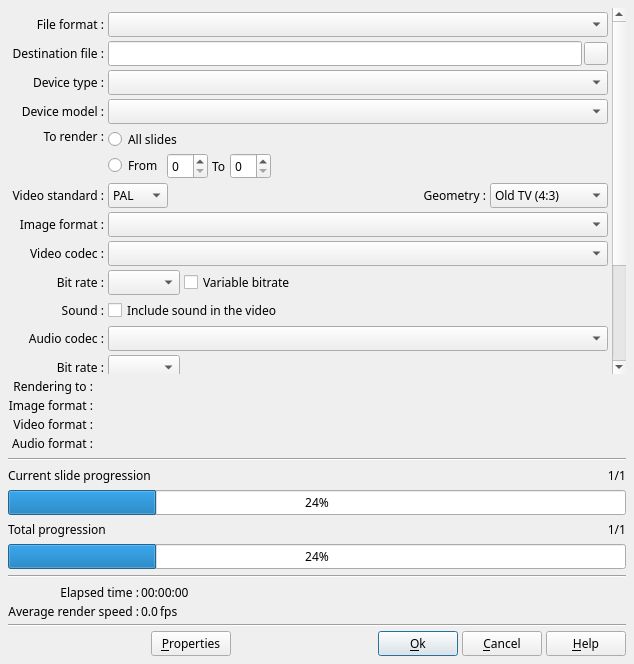
<?xml version="1.0" encoding="UTF-8"?>
<ui version="4.0">
 <class>DlgRenderVideo</class>
 <widget class="QDialog" name="DlgRenderVideo">
  <property name="geometry">
   <rect>
    <x>0</x>
    <y>0</y>
    <width>634</width>
    <height>664</height>
   </rect>
  </property>
  <property name="minimumSize">
   <size>
    <width>500</width>
    <height>350</height>
   </size>
  </property>
  <property name="font">
   <font>
    <family>Sans Serif</family>
    <pointsize>9</pointsize>
   </font>
  </property>
  <property name="windowTitle">
   <string>Render video</string>
  </property>
  <layout class="QVBoxLayout" name="verticalLayout">
   <property name="spacing">
    <number>4</number>
   </property>
   <property name="leftMargin">
    <number>8</number>
   </property>
   <property name="topMargin">
    <number>8</number>
   </property>
   <property name="rightMargin">
    <number>8</number>
   </property>
   <property name="bottomMargin">
    <number>8</number>
   </property>
   <item>
    <widget class="QScrollArea" name="SelectDestScroll">
     <property name="frameShape">
      <enum>QFrame::NoFrame</enum>
     </property>
     <property name="widgetResizable">
      <bool>true</bool>
     </property>
     <widget class="QWidget" name="SelectDestWidget">
      <property name="geometry">
       <rect>
        <x>0</x>
        <y>0</y>
        <width>600</width>
        <height>472</height>
       </rect>
      </property>
      <property name="sizePolicy">
       <sizepolicy hsizetype="Expanding" vsizetype="Expanding">
        <horstretch>0</horstretch>
        <verstretch>0</verstretch>
       </sizepolicy>
      </property>
      <layout class="QGridLayout" name="gridLayout_2">
       <property name="leftMargin">
        <number>4</number>
       </property>
       <property name="topMargin">
        <number>4</number>
       </property>
       <property name="rightMargin">
        <number>4</number>
       </property>
       <property name="bottomMargin">
        <number>4</number>
       </property>
       <property name="spacing">
        <number>4</number>
       </property>
       <item row="10" column="0">
        <widget class="QLabel" name="ImageSizeLabel">
         <property name="text">
          <string>Image format :</string>
         </property>
         <property name="alignment">
          <set>Qt::AlignRight|Qt::AlignTrailing|Qt::AlignVCenter</set>
         </property>
        </widget>
       </item>
       <item row="12" column="1">
        <layout class="QHBoxLayout" name="horizontalLayout_8">
         <property name="spacing">
          <number>4</number>
         </property>
         <item>
          <widget class="QComboBox" name="VideoBitRateCB">
           <property name="toolTip">
            <string>Select the video compression ratio from the displayed list.</string>
           </property>
           <property name="sizeAdjustPolicy">
            <enum>QComboBox::AdjustToContents</enum>
           </property>
          </widget>
         </item>
         <item>
          <widget class="QCheckBox" name="VBRCB">
           <property name="toolTip">
            <string>If this box is checked, the bitrate is variable (between -50% to +125%)

Notes:
- If the project contains mostly pictures, this option can significantly reduce the size of the video file (up to 80%)
- By cons, if the project contains mostly videos this option will increase the size of the video file

By default, this box is checked if duration of videos are less than half of the total duration</string>
           </property>
           <property name="text">
            <string>Variable bitrate</string>
           </property>
          </widget>
         </item>
         <item>
          <spacer name="horizontalSpacer_4">
           <property name="orientation">
            <enum>Qt::Horizontal</enum>
           </property>
           <property name="sizeHint" stdset="0">
            <size>
             <width>40</width>
             <height>20</height>
            </size>
           </property>
          </spacer>
         </item>
        </layout>
       </item>
       <item row="4" column="0">
        <widget class="QLabel" name="label">
         <property name="text">
          <string>Destination file :</string>
         </property>
         <property name="alignment">
          <set>Qt::AlignRight|Qt::AlignTrailing|Qt::AlignVCenter</set>
         </property>
        </widget>
       </item>
       <item row="6" column="0">
        <widget class="QLabel" name="DeviceModelLabel">
         <property name="text">
          <string>Device model :</string>
         </property>
         <property name="alignment">
          <set>Qt::AlignRight|Qt::AlignTrailing|Qt::AlignVCenter</set>
         </property>
        </widget>
       </item>
       <item row="7" column="0">
        <widget class="QLabel" name="label_2">
         <property name="text">
          <string>To render :</string>
         </property>
         <property name="alignment">
          <set>Qt::AlignRight|Qt::AlignTop|Qt::AlignTrailing</set>
         </property>
        </widget>
       </item>
       <item row="11" column="0">
        <widget class="QLabel" name="VideoFormatLabel">
         <property name="text">
          <string>Video codec :</string>
         </property>
         <property name="alignment">
          <set>Qt::AlignRight|Qt::AlignTrailing|Qt::AlignVCenter</set>
         </property>
        </widget>
       </item>
       <item row="10" column="1">
        <widget class="QComboBox" name="ImageSizeCombo">
         <property name="toolTip">
          <string>Select the image format to be used to render the video from the displayed list.</string>
         </property>
         <property name="currentIndex">
          <number>-1</number>
         </property>
        </widget>
       </item>
       <item row="15" column="1">
        <layout class="QHBoxLayout" name="horizontalLayout_7">
         <property name="spacing">
          <number>2</number>
         </property>
         <item>
          <widget class="QComboBox" name="AudioBitRateCB">
           <property name="sizePolicy">
            <sizepolicy hsizetype="Minimum" vsizetype="Fixed">
             <horstretch>0</horstretch>
             <verstretch>0</verstretch>
            </sizepolicy>
           </property>
           <property name="toolTip">
            <string>Select the audio compression ratio from the displayed list.</string>
           </property>
           <property name="sizeAdjustPolicy">
            <enum>QComboBox::AdjustToContents</enum>
           </property>
          </widget>
         </item>
         <item>
          <spacer name="horizontalSpacer_3">
           <property name="orientation">
            <enum>Qt::Horizontal</enum>
           </property>
           <property name="sizeHint" stdset="0">
            <size>
             <width>40</width>
             <height>0</height>
            </size>
           </property>
          </spacer>
         </item>
        </layout>
       </item>
       <item row="11" column="1">
        <widget class="QComboBox" name="VideoFormatCB">
         <property name="sizePolicy">
          <sizepolicy hsizetype="Expanding" vsizetype="Fixed">
           <horstretch>0</horstretch>
           <verstretch>0</verstretch>
          </sizepolicy>
         </property>
         <property name="minimumSize">
          <size>
           <width>150</width>
           <height>0</height>
          </size>
         </property>
         <property name="toolTip">
          <string>Select the video codec to be used to render the video from the displayed list.</string>
         </property>
        </widget>
       </item>
       <item row="13" column="1">
        <widget class="QCheckBox" name="IncludeSoundCB">
         <property name="toolTip">
          <string>If this box is checked then the sound track will be included in the video.</string>
         </property>
         <property name="text">
          <string>Include sound in the video</string>
         </property>
        </widget>
       </item>
       <item row="4" column="1">
        <layout class="QHBoxLayout" name="horizontalLayout">
         <property name="spacing">
          <number>2</number>
         </property>
         <property name="leftMargin">
          <number>0</number>
         </property>
         <property name="topMargin">
          <number>0</number>
         </property>
         <property name="rightMargin">
          <number>0</number>
         </property>
         <property name="bottomMargin">
          <number>0</number>
         </property>
         <item>
          <widget class="QLineEdit" name="DestinationFilePath">
           <property name="toolTip">
            <string>Destination file path</string>
           </property>
          </widget>
         </item>
         <item>
          <widget class="QToolButton" name="DestinationFilePathBT">
           <property name="toolTip">
            <string>Click on this button to select graphically a file and a directory.</string>
           </property>
           <property name="text">
            <string notr="true"/>
           </property>
           <property name="icon">
            <iconset resource="../RSCffDiaporama.qrc">
             <normaloff>:/img/FolderOpen.png</normaloff>:/img/FolderOpen.png</iconset>
           </property>
          </widget>
         </item>
        </layout>
       </item>
       <item row="17" column="0">
        <widget class="QLabel" name="AudioLanguageLabel1">
         <property name="text">
          <string>Language :</string>
         </property>
         <property name="alignment">
          <set>Qt::AlignRight|Qt::AlignTrailing|Qt::AlignVCenter</set>
         </property>
        </widget>
       </item>
       <item row="14" column="1">
        <widget class="QComboBox" name="AudioFormatCB">
         <property name="sizePolicy">
          <sizepolicy hsizetype="Expanding" vsizetype="Fixed">
           <horstretch>0</horstretch>
           <verstretch>0</verstretch>
          </sizepolicy>
         </property>
         <property name="minimumSize">
          <size>
           <width>150</width>
           <height>0</height>
          </size>
         </property>
         <property name="toolTip">
          <string>Select the audio codec to be used to render the video from the displayed list.</string>
         </property>
        </widget>
       </item>
       <item row="9" column="1">
        <layout class="QHBoxLayout" name="horizontalLayout_9">
         <item>
          <widget class="QComboBox" name="StandardCombo">
           <property name="toolTip">
            <string>Select the video standard to use, PAL or NTSC.</string>
           </property>
           <item>
            <property name="text">
             <string>PAL</string>
            </property>
           </item>
           <item>
            <property name="text">
             <string>NTSC</string>
            </property>
           </item>
          </widget>
         </item>
         <item>
          <widget class="QLabel" name="GeometryLabel">
           <property name="sizePolicy">
            <sizepolicy hsizetype="Expanding" vsizetype="Preferred">
             <horstretch>0</horstretch>
             <verstretch>0</verstretch>
            </sizepolicy>
           </property>
           <property name="text">
            <string>Geometry :</string>
           </property>
           <property name="alignment">
            <set>Qt::AlignRight|Qt::AlignTrailing|Qt::AlignVCenter</set>
           </property>
          </widget>
         </item>
         <item>
          <widget class="QComboBox" name="GeometryCombo">
           <property name="toolTip">
            <string>Show the geometry of the project.</string>
           </property>
           <property name="currentIndex">
            <number>0</number>
           </property>
           <item>
            <property name="text">
             <string>Old TV (4:3)</string>
            </property>
           </item>
           <item>
            <property name="text">
             <string>TV Wide (16:9)</string>
            </property>
           </item>
           <item>
            <property name="text">
             <string>Cinema (2.35:1)</string>
            </property>
           </item>
          </widget>
         </item>
        </layout>
       </item>
       <item row="2" column="1">
        <widget class="QComboBox" name="FileFormatCB">
         <property name="sizePolicy">
          <sizepolicy hsizetype="Preferred" vsizetype="Fixed">
           <horstretch>0</horstretch>
           <verstretch>0</verstretch>
          </sizepolicy>
         </property>
         <property name="toolTip">
          <string>Select the type of file to be used to render the video from the displayed list.</string>
         </property>
        </widget>
       </item>
       <item row="23" column="0" colspan="2">
        <widget class="QLabel" name="RenderFormatText">
         <property name="text">
          <string notr="true"/>
         </property>
         <property name="wordWrap">
          <bool>true</bool>
         </property>
        </widget>
       </item>
       <item row="18" column="1">
        <widget class="QCheckBox" name="ExportThumbCB">
         <property name="toolTip">
          <string>If this box is checked then a thumbnail file will be created with video.</string>
         </property>
         <property name="text">
          <string>Join thumbnail to rendered file</string>
         </property>
        </widget>
       </item>
       <item row="9" column="0">
        <widget class="QLabel" name="StandardLabel">
         <property name="text">
          <string>Video standard :</string>
         </property>
         <property name="alignment">
          <set>Qt::AlignRight|Qt::AlignTrailing|Qt::AlignVCenter</set>
         </property>
        </widget>
       </item>
       <item row="16" column="0">
        <widget class="QLabel" name="AudioFreqLabel">
         <property name="text">
          <string>Frequency :</string>
         </property>
         <property name="alignment">
          <set>Qt::AlignRight|Qt::AlignTrailing|Qt::AlignVCenter</set>
         </property>
        </widget>
       </item>
       <item row="12" column="0">
        <widget class="QLabel" name="VideoBitRateLabel">
         <property name="sizePolicy">
          <sizepolicy hsizetype="Preferred" vsizetype="Preferred">
           <horstretch>0</horstretch>
           <verstretch>0</verstretch>
          </sizepolicy>
         </property>
         <property name="text">
          <string>Bit rate :</string>
         </property>
         <property name="alignment">
          <set>Qt::AlignRight|Qt::AlignTrailing|Qt::AlignVCenter</set>
         </property>
        </widget>
       </item>
       <item row="7" column="1">
        <layout class="QGridLayout" name="gridLayout_4">
         <property name="horizontalSpacing">
          <number>4</number>
         </property>
         <property name="verticalSpacing">
          <number>2</number>
         </property>
         <item row="0" column="0" colspan="5">
          <widget class="QRadioButton" name="RenderZoneAllBt">
           <property name="toolTip">
            <string>The rendering can be made on the whole project or only on a part.
By checking the option All slides to render the video of the whole project.</string>
           </property>
           <property name="text">
            <string>All slides</string>
           </property>
          </widget>
         </item>
         <item row="1" column="0">
          <widget class="QRadioButton" name="RenderZoneFromBt">
           <property name="toolTip">
            <string>The rendering can be made on the whole project or only on a part.
By checking the option From and then entering the numbers of the start and end slides to generate a video of only a part of the project.</string>
           </property>
           <property name="text">
            <string>From</string>
           </property>
          </widget>
         </item>
         <item row="1" column="1">
          <widget class="QSpinBox" name="RenderZoneFromED">
           <property name="toolTip">
            <string>The rendering can be made on the whole project or only on a part.
By checking the option From and then entering the numbers of the start and end slides to generate a video of only a part of the project.</string>
           </property>
          </widget>
         </item>
         <item row="1" column="2">
          <widget class="QLabel" name="RenderZoneTo">
           <property name="text">
            <string>To</string>
           </property>
          </widget>
         </item>
         <item row="1" column="3">
          <widget class="QSpinBox" name="RenderZoneToED">
           <property name="toolTip">
            <string>The rendering can be made on the whole project or only on a part.
By checking the option From and then entering the numbers of the start and end slides to generate a video of only a part of the project.</string>
           </property>
          </widget>
         </item>
         <item row="1" column="4">
          <spacer name="horizontalSpacer">
           <property name="orientation">
            <enum>Qt::Horizontal</enum>
           </property>
           <property name="sizeHint" stdset="0">
            <size>
             <width>40</width>
             <height>20</height>
            </size>
           </property>
          </spacer>
         </item>
        </layout>
       </item>
       <item row="5" column="0">
        <widget class="QLabel" name="DeviceTypeLabel">
         <property name="text">
          <string>Device type :</string>
         </property>
         <property name="alignment">
          <set>Qt::AlignRight|Qt::AlignTrailing|Qt::AlignVCenter</set>
         </property>
        </widget>
       </item>
       <item row="5" column="1">
        <widget class="QComboBox" name="DeviceTypeCB">
         <property name="toolTip">
          <string>Select the type of equipment</string>
         </property>
        </widget>
       </item>
       <item row="13" column="0">
        <widget class="QLabel" name="SoundLabel">
         <property name="text">
          <string>Sound :</string>
         </property>
         <property name="alignment">
          <set>Qt::AlignRight|Qt::AlignTrailing|Qt::AlignVCenter</set>
         </property>
        </widget>
       </item>
       <item row="14" column="0">
        <widget class="QLabel" name="AudioFormatLabel">
         <property name="text">
          <string>Audio codec :</string>
         </property>
         <property name="alignment">
          <set>Qt::AlignRight|Qt::AlignTrailing|Qt::AlignVCenter</set>
         </property>
        </widget>
       </item>
       <item row="24" column="1">
        <spacer name="verticalSpacer_2">
         <property name="orientation">
          <enum>Qt::Vertical</enum>
         </property>
         <property name="sizeHint" stdset="0">
          <size>
           <width>20</width>
           <height>40</height>
          </size>
         </property>
        </spacer>
       </item>
       <item row="17" column="1">
        <layout class="QHBoxLayout" name="horizontalLayout_6">
         <item>
          <widget class="QLineEdit" name="LanguageED">
           <property name="sizePolicy">
            <sizepolicy hsizetype="Minimum" vsizetype="Preferred">
             <horstretch>0</horstretch>
             <verstretch>0</verstretch>
            </sizepolicy>
           </property>
           <property name="toolTip">
            <string>Defines the value of the Language field.
This value is used by players to indicate in which language is the audio track.
This value is on 3 characters and follows the ISO 639 recommendation.</string>
           </property>
           <property name="text">
            <string>und</string>
           </property>
           <property name="maxLength">
            <number>3</number>
           </property>
          </widget>
         </item>
         <item>
          <widget class="QLabel" name="AudioLanguageLabel2">
           <property name="sizePolicy">
            <sizepolicy hsizetype="Expanding" vsizetype="Preferred">
             <horstretch>0</horstretch>
             <verstretch>0</verstretch>
            </sizepolicy>
           </property>
           <property name="text">
            <string>(ISO 639 language code)</string>
           </property>
          </widget>
         </item>
        </layout>
       </item>
       <item row="2" column="0">
        <widget class="QLabel" name="FileFormatLabel">
         <property name="text">
          <string>File format :</string>
         </property>
         <property name="alignment">
          <set>Qt::AlignRight|Qt::AlignTrailing|Qt::AlignVCenter</set>
         </property>
        </widget>
       </item>
       <item row="16" column="1">
        <layout class="QHBoxLayout" name="horizontalLayout_10">
         <property name="spacing">
          <number>2</number>
         </property>
         <item>
          <widget class="QComboBox" name="AudioFreqCB">
           <property name="sizePolicy">
            <sizepolicy hsizetype="Minimum" vsizetype="Fixed">
             <horstretch>0</horstretch>
             <verstretch>0</verstretch>
            </sizepolicy>
           </property>
           <property name="toolTip">
            <string>Select the frequency to use for audio during the rendering.</string>
           </property>
          </widget>
         </item>
         <item>
          <widget class="QLabel" name="AudioFreqLabel2">
           <property name="sizePolicy">
            <sizepolicy hsizetype="Expanding" vsizetype="Preferred">
             <horstretch>0</horstretch>
             <verstretch>0</verstretch>
            </sizepolicy>
           </property>
           <property name="text">
            <string notr="true">Hz</string>
           </property>
          </widget>
         </item>
        </layout>
       </item>
       <item row="6" column="1">
        <widget class="QComboBox" name="DeviceModelCB">
         <property name="toolTip">
          <string>Select the model of equipment</string>
         </property>
        </widget>
       </item>
       <item row="15" column="0">
        <widget class="QLabel" name="AudioBitRateLabel">
         <property name="text">
          <string>Bit rate :</string>
         </property>
         <property name="alignment">
          <set>Qt::AlignRight|Qt::AlignTrailing|Qt::AlignVCenter</set>
         </property>
        </widget>
       </item>
       <item row="19" column="1">
        <widget class="QCheckBox" name="ExportXBMCNfoCB">
         <property name="toolTip">
          <string>If this box is checked then a XBMC .nfo file will be created with video.</string>
         </property>
         <property name="text">
          <string>Join XBMC .nfo file to rendered file</string>
         </property>
        </widget>
       </item>
      </layout>
     </widget>
    </widget>
   </item>
   <item>
    <widget class="QWidget" name="ProcessWidget" native="true">
     <layout class="QVBoxLayout" name="verticalLayout_3">
      <property name="spacing">
       <number>6</number>
      </property>
      <property name="leftMargin">
       <number>0</number>
      </property>
      <property name="topMargin">
       <number>0</number>
      </property>
      <property name="rightMargin">
       <number>0</number>
      </property>
      <property name="bottomMargin">
       <number>0</number>
      </property>
      <item>
       <layout class="QGridLayout" name="gridLayout_3">
        <property name="leftMargin">
         <number>0</number>
        </property>
        <property name="topMargin">
         <number>0</number>
        </property>
        <property name="rightMargin">
         <number>0</number>
        </property>
        <property name="bottomMargin">
         <number>0</number>
        </property>
        <property name="spacing">
         <number>2</number>
        </property>
        <item row="0" column="0">
         <widget class="QLabel" name="InfoLabelA1">
          <property name="text">
           <string>Rendering to :</string>
          </property>
          <property name="alignment">
           <set>Qt::AlignRight|Qt::AlignTop|Qt::AlignTrailing</set>
          </property>
         </widget>
        </item>
        <item row="1" column="0">
         <widget class="QLabel" name="InfoLabelA2">
          <property name="text">
           <string>Image format :</string>
          </property>
          <property name="alignment">
           <set>Qt::AlignRight|Qt::AlignTop|Qt::AlignTrailing</set>
          </property>
         </widget>
        </item>
        <item row="2" column="0">
         <widget class="QLabel" name="InfoLabelA3">
          <property name="text">
           <string>Video format :</string>
          </property>
          <property name="alignment">
           <set>Qt::AlignRight|Qt::AlignTop|Qt::AlignTrailing</set>
          </property>
         </widget>
        </item>
        <item row="3" column="0">
         <widget class="QLabel" name="InfoLabelA4">
          <property name="text">
           <string>Audio format :</string>
          </property>
          <property name="alignment">
           <set>Qt::AlignRight|Qt::AlignTop|Qt::AlignTrailing</set>
          </property>
         </widget>
        </item>
        <item row="0" column="1">
         <widget class="QLabel" name="InfoLabelB1">
          <property name="sizePolicy">
           <sizepolicy hsizetype="Expanding" vsizetype="Preferred">
            <horstretch>0</horstretch>
            <verstretch>0</verstretch>
           </sizepolicy>
          </property>
          <property name="text">
           <string notr="true"/>
          </property>
          <property name="alignment">
           <set>Qt::AlignLeading|Qt::AlignLeft|Qt::AlignTop</set>
          </property>
          <property name="wordWrap">
           <bool>true</bool>
          </property>
         </widget>
        </item>
        <item row="1" column="1">
         <widget class="QLabel" name="InfoLabelB2">
          <property name="sizePolicy">
           <sizepolicy hsizetype="Expanding" vsizetype="Preferred">
            <horstretch>0</horstretch>
            <verstretch>0</verstretch>
           </sizepolicy>
          </property>
          <property name="text">
           <string notr="true"/>
          </property>
          <property name="alignment">
           <set>Qt::AlignLeading|Qt::AlignLeft|Qt::AlignTop</set>
          </property>
          <property name="wordWrap">
           <bool>true</bool>
          </property>
         </widget>
        </item>
        <item row="2" column="1">
         <widget class="QLabel" name="InfoLabelB3">
          <property name="sizePolicy">
           <sizepolicy hsizetype="Expanding" vsizetype="Preferred">
            <horstretch>0</horstretch>
            <verstretch>0</verstretch>
           </sizepolicy>
          </property>
          <property name="text">
           <string notr="true"/>
          </property>
          <property name="alignment">
           <set>Qt::AlignLeading|Qt::AlignLeft|Qt::AlignTop</set>
          </property>
          <property name="wordWrap">
           <bool>true</bool>
          </property>
         </widget>
        </item>
        <item row="3" column="1">
         <widget class="QLabel" name="InfoLabelB4">
          <property name="sizePolicy">
           <sizepolicy hsizetype="Expanding" vsizetype="Preferred">
            <horstretch>0</horstretch>
            <verstretch>0</verstretch>
           </sizepolicy>
          </property>
          <property name="text">
           <string notr="true"/>
          </property>
          <property name="alignment">
           <set>Qt::AlignLeading|Qt::AlignLeft|Qt::AlignTop</set>
          </property>
          <property name="wordWrap">
           <bool>true</bool>
          </property>
         </widget>
        </item>
       </layout>
      </item>
      <item>
       <widget class="Line" name="line_2">
        <property name="orientation">
         <enum>Qt::Horizontal</enum>
        </property>
       </widget>
      </item>
      <item>
       <layout class="QHBoxLayout" name="horizontalLayout_5">
        <property name="spacing">
         <number>2</number>
        </property>
        <property name="leftMargin">
         <number>0</number>
        </property>
        <property name="topMargin">
         <number>0</number>
        </property>
        <property name="rightMargin">
         <number>0</number>
        </property>
        <property name="bottomMargin">
         <number>0</number>
        </property>
       </layout>
      </item>
      <item>
       <layout class="QHBoxLayout" name="horizontalLayout_3">
        <property name="spacing">
         <number>2</number>
        </property>
        <property name="leftMargin">
         <number>0</number>
        </property>
        <property name="topMargin">
         <number>0</number>
        </property>
        <property name="rightMargin">
         <number>0</number>
        </property>
        <property name="bottomMargin">
         <number>0</number>
        </property>
        <item>
         <widget class="QLabel" name="SlideProgressBarLabel">
          <property name="text">
           <string>Current slide progression</string>
          </property>
         </widget>
        </item>
        <item>
         <widget class="QLabel" name="SlideNumberLabel">
          <property name="sizePolicy">
           <sizepolicy hsizetype="Preferred" vsizetype="Preferred">
            <horstretch>0</horstretch>
            <verstretch>0</verstretch>
           </sizepolicy>
          </property>
          <property name="minimumSize">
           <size>
            <width>100</width>
            <height>0</height>
           </size>
          </property>
          <property name="maximumSize">
           <size>
            <width>100</width>
            <height>16777215</height>
           </size>
          </property>
          <property name="text">
           <string notr="true">1/1</string>
          </property>
          <property name="alignment">
           <set>Qt::AlignRight|Qt::AlignTrailing|Qt::AlignVCenter</set>
          </property>
         </widget>
        </item>
       </layout>
      </item>
      <item>
       <widget class="QProgressBar" name="SlideProgressBar">
        <property name="value">
         <number>24</number>
        </property>
        <property name="alignment">
         <set>Qt::AlignCenter</set>
        </property>
       </widget>
      </item>
      <item>
       <layout class="QHBoxLayout" name="horizontalLayout_4">
        <property name="spacing">
         <number>2</number>
        </property>
        <property name="leftMargin">
         <number>0</number>
        </property>
        <property name="topMargin">
         <number>0</number>
        </property>
        <property name="rightMargin">
         <number>0</number>
        </property>
        <property name="bottomMargin">
         <number>0</number>
        </property>
        <item>
         <widget class="QLabel" name="TotalProgressBarLabel">
          <property name="text">
           <string>Total progression</string>
          </property>
         </widget>
        </item>
        <item>
         <widget class="QLabel" name="FrameNumberLabel">
          <property name="minimumSize">
           <size>
            <width>100</width>
            <height>0</height>
           </size>
          </property>
          <property name="maximumSize">
           <size>
            <width>100</width>
            <height>16777215</height>
           </size>
          </property>
          <property name="text">
           <string notr="true">1/1</string>
          </property>
          <property name="alignment">
           <set>Qt::AlignRight|Qt::AlignTrailing|Qt::AlignVCenter</set>
          </property>
         </widget>
        </item>
       </layout>
      </item>
      <item>
       <widget class="QProgressBar" name="TotalProgressBar">
        <property name="value">
         <number>24</number>
        </property>
        <property name="alignment">
         <set>Qt::AlignCenter</set>
        </property>
       </widget>
      </item>
      <item>
       <widget class="Line" name="line_3">
        <property name="orientation">
         <enum>Qt::Horizontal</enum>
        </property>
       </widget>
      </item>
      <item>
       <layout class="QGridLayout" name="gridLayout">
        <property name="leftMargin">
         <number>0</number>
        </property>
        <property name="topMargin">
         <number>0</number>
        </property>
        <property name="rightMargin">
         <number>0</number>
        </property>
        <property name="bottomMargin">
         <number>0</number>
        </property>
        <property name="spacing">
         <number>2</number>
        </property>
        <item row="1" column="0">
         <widget class="QLabel" name="DisplayTextLabel">
          <property name="text">
           <string>Elapsed time :</string>
          </property>
          <property name="alignment">
           <set>Qt::AlignRight|Qt::AlignTrailing|Qt::AlignVCenter</set>
          </property>
         </widget>
        </item>
        <item row="2" column="0">
         <widget class="QLabel" name="label_16">
          <property name="text">
           <string>Average render speed :</string>
          </property>
          <property name="alignment">
           <set>Qt::AlignRight|Qt::AlignTrailing|Qt::AlignVCenter</set>
          </property>
         </widget>
        </item>
        <item row="1" column="1" colspan="2">
         <widget class="QLabel" name="ElapsedTimeLabel">
          <property name="sizePolicy">
           <sizepolicy hsizetype="Expanding" vsizetype="Preferred">
            <horstretch>0</horstretch>
            <verstretch>0</verstretch>
           </sizepolicy>
          </property>
          <property name="text">
           <string notr="true">00:00:00</string>
          </property>
         </widget>
        </item>
        <item row="2" column="1">
         <widget class="QLabel" name="FPSLabel">
          <property name="text">
           <string notr="true">0.0</string>
          </property>
         </widget>
        </item>
        <item row="2" column="2">
         <widget class="QLabel" name="label_17">
          <property name="sizePolicy">
           <sizepolicy hsizetype="Expanding" vsizetype="Preferred">
            <horstretch>0</horstretch>
            <verstretch>0</verstretch>
           </sizepolicy>
          </property>
          <property name="text">
           <string>fps</string>
          </property>
         </widget>
        </item>
       </layout>
      </item>
      <item>
       <spacer name="verticalSpacer">
        <property name="orientation">
         <enum>Qt::Vertical</enum>
        </property>
        <property name="sizeHint" stdset="0">
         <size>
          <width>0</width>
          <height>0</height>
         </size>
        </property>
       </spacer>
      </item>
     </layout>
    </widget>
   </item>
   <item>
    <widget class="Line" name="line">
     <property name="orientation">
      <enum>Qt::Horizontal</enum>
     </property>
    </widget>
   </item>
   <item>
    <layout class="QHBoxLayout" name="horizontalLayout_2">
     <property name="spacing">
      <number>4</number>
     </property>
     <item>
      <spacer name="horizontalSpacer_5">
       <property name="orientation">
        <enum>Qt::Horizontal</enum>
       </property>
       <property name="sizeHint" stdset="0">
        <size>
         <width>40</width>
         <height>20</height>
        </size>
       </property>
      </spacer>
     </item>
     <item>
      <widget class="QPushButton" name="ProjectPropertiesBt">
       <property name="toolTip">
        <string>This button allows you to open project properties dialog.
It allows you to adjust the properties before generating the video.
Note: the project properties are saved into the video as TAG (METADATA) which are used by a lot of indexing programs or by jukeboxes.</string>
       </property>
       <property name="text">
        <string>&amp;Properties</string>
       </property>
       <property name="icon">
        <iconset resource="../RSCffDiaporama.qrc">
         <normaloff>:/img/PrjProperties.png</normaloff>:/img/PrjProperties.png</iconset>
       </property>
      </widget>
     </item>
     <item>
      <spacer name="horizontalSpacer_2">
       <property name="orientation">
        <enum>Qt::Horizontal</enum>
       </property>
       <property name="sizeHint" stdset="0">
        <size>
         <width>40</width>
         <height>20</height>
        </size>
       </property>
      </spacer>
     </item>
     <item>
      <widget class="QPushButton" name="OkBt">
       <property name="toolTip">
        <string>Accept modification and start rendering process</string>
       </property>
       <property name="text">
        <string>&amp;Ok</string>
       </property>
       <property name="icon">
        <iconset resource="../RSCffDiaporama.qrc">
         <normaloff>:/img/action_ok.png</normaloff>:/img/action_ok.png</iconset>
       </property>
       <property name="default">
        <bool>true</bool>
       </property>
      </widget>
     </item>
     <item>
      <widget class="QPushButton" name="CancelBt">
       <property name="toolTip">
        <string>Cancel modification or rendering process and exit dialog box</string>
       </property>
       <property name="text">
        <string>&amp;Cancel</string>
       </property>
       <property name="icon">
        <iconset resource="../RSCffDiaporama.qrc">
         <normaloff>:/img/action_cancel.png</normaloff>:/img/action_cancel.png</iconset>
       </property>
      </widget>
     </item>
     <item>
      <widget class="QPushButton" name="HelpBt">
       <property name="toolTip">
        <string>Show help about this dialogue box</string>
       </property>
       <property name="text">
        <string>&amp;Help</string>
       </property>
       <property name="icon">
        <iconset resource="../RSCffDiaporama.qrc">
         <normaloff>:/img/help.png</normaloff>:/img/help.png</iconset>
       </property>
      </widget>
     </item>
    </layout>
   </item>
  </layout>
 </widget>
 <tabstops>
  <tabstop>FileFormatCB</tabstop>
  <tabstop>DestinationFilePath</tabstop>
  <tabstop>DestinationFilePathBT</tabstop>
  <tabstop>DeviceTypeCB</tabstop>
  <tabstop>DeviceModelCB</tabstop>
  <tabstop>RenderZoneAllBt</tabstop>
  <tabstop>RenderZoneFromBt</tabstop>
  <tabstop>RenderZoneFromED</tabstop>
  <tabstop>RenderZoneToED</tabstop>
  <tabstop>StandardCombo</tabstop>
  <tabstop>GeometryCombo</tabstop>
  <tabstop>ImageSizeCombo</tabstop>
  <tabstop>VideoFormatCB</tabstop>
  <tabstop>VideoBitRateCB</tabstop>
  <tabstop>VBRCB</tabstop>
  <tabstop>IncludeSoundCB</tabstop>
  <tabstop>AudioFormatCB</tabstop>
  <tabstop>AudioBitRateCB</tabstop>
  <tabstop>AudioFreqCB</tabstop>
  <tabstop>LanguageED</tabstop>
  <tabstop>ExportThumbCB</tabstop>
  <tabstop>ExportXBMCNfoCB</tabstop>
  <tabstop>ProjectPropertiesBt</tabstop>
  <tabstop>OkBt</tabstop>
  <tabstop>CancelBt</tabstop>
  <tabstop>HelpBt</tabstop>
  <tabstop>SelectDestScroll</tabstop>
 </tabstops>
 <resources>
  <include location="../RSCffDiaporama.qrc"/>
 </resources>
 <connections/>
</ui>
